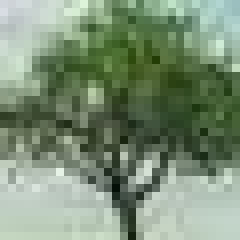
#> input picture image/tree_part1.jpg, 30 x 30 px (shown 8 times larger)
$ jupyter execute --allow-errors TestFile.ipynb
#> lines starting #> are read from the running program, lines starting #| are printed output that depends on the picture
### src/structured_random_features/src/models/weights.py
import numpy as np
import numpy.linalg as la
from scipy.spatial.distance import pdist, squareform


# [360 lines left out: functions sensilla_covariance_matrix, sensilla_weights, V1_covariance_matrix, classical_covariance_matrix, shift_pad, V1_weights and 2 more, not called in this run]

### src/V1_reconst.py
import numpy as np
import sys
sys.path.append("../")
from structured_random_features.src.models.weights import V1_weights

# Packages for fft and fitting data
from scipy import fftpack as fft
from sklearn.linear_model import Lasso

def generate_Y(W, img):
    ''' Generate sample y vector variable for data reconstruction using constant matrix W (containing open indices). Function does inner product W matrix with image array to find sample y vector,

    Parameters
    ----------
    W : array_like
        (num_V1_weights/sample_size, n*m) shape array. Lists of weighted data

    img : array_like
          (n, m) shape image containing array of pixels

    Returns
    ----------
    y : vector
        (num_V1_weights/sample_size, 1) shape. Dot product of W and image

    '''


    num_cell = W.shape[0]
    n, m = img.shape
    W = W.reshape(num_cell, n*m)
    y = W @ img.reshape(n * m, 1)
    return y

# [155 lines left out: functions generate_V1_variables, reconstruct, color_reconstruct, not called in this run]


### TestFile.ipynb
[cell 1]
import matplotlib.pyplot as plt
import numpy as np
import numpy.linalg as la

from src.structured_random_features.src.models.weights import V1_weights

# Packages for fft and fitting data
from scipy import fftpack as fft
from sklearn.linear_model import Lasso

# Package for importing image representation
from PIL import Image, ImageOps

from src.V1_reconst import generate_Y, reconstruct
import pandas as pd
import itertools
import dask
from dask.distributed import Client, progress
import seaborn as sns
import time
import os.path

[cell 2]
def opt_hyperparams(data):
    # Try to use pd group_by to group repetition and get avg

    # Among those average, get the lowest error hyperparam
    ordered_data = pd.DataFrame(data).sort_values(by = 'error', ascending = True)
    print(ordered_data.head(5))

    return ordered_data.head(1)

[cell 3]
def run_sim(rep, alp, num, sz, freq, img_arr):
    num = int(num)
    img_arr = np.array([img_arr]).squeeze()
    dim = img_arr.shape
    n, m = dim

    # Generate V1 weight with y
    W = V1_weights(num, dim, sz, freq)
    y = generate_Y(W, img_arr)
    W_model = W.reshape(num, n, m)

    # Call function and calculate error
    theta, reform, s = compress(W_model, y, alp)
    error = np.linalg.norm(img - reform, 'fro') / np.sqrt(m*n)

    return error, theta, reform, s

[cell 4]
#DF version after looking at Desk method

# Set up hyperparameters that would affect results
param = []
params = []
# result = []
alpha = np.logspace(-3, 3, 7)
rep = np.arange(10)
num_cell = [100, 200, 500]
cell_sz = [2, 5, 7]
sparse_freq = [1, 2, 5]

# Load Image
image_nm = 'image/tree_part1.jpg'
img = Image.open(image_nm)
#> img is the input picture: PIL image 30x30 RGB; mean R, G, B 124, 143.5, 118.7
img = ImageOps.grayscale(img)
#> img: PIL image 30x30 L
img_arr = np.asarray(img)


search_list = [rep, alpha, num_cell, cell_sz, sparse_freq]
search = list(itertools.product(*search_list))
search_df = pd.DataFrame(search, columns= [ 'rep', 'alp', 'num_cell', 'cell_sz', 'sparse_freq'])
print(search_df.head())

# Call dask
#> (the rest of this cell did not finish here and is left out)

#> (a cell that did not finish here is left out)

[cell 6]
# This works but other ways does not work at all for no reason

params = []
reformed = []
alpha = np.logspace(-3, 3, 7)
rep = np.arange(10)
results = []

# Load Image
image_nm = 'image/tree_part1.jpg'
img = Image.open(image_nm)
img = ImageOps.grayscale(img)
img_arr = np.asarray(img)


# Load V1 weight
search_list = {'repetition': rep,
               'alpha': alpha,
               'num_cell': [100, 200, 500],
               'cell_sz': [2, 5, 7],
               'sparse_freq': [1, 2, 5]
              }

dim = img_arr.shape
#> dim = (30, 30)
n, m = dim
#> n = 30; m = 30

# use itertool to reduce amount of for loops
#> (the rest of this cell did not finish here and is left out)

[cell 7]
#Saving
save_path = os.path.join('./result/')
params_df = pd.DataFrame(params)
results_df = pd.DataFrame(results)

total_df = params_df.join(results_df)

params_df.to_csv(os.path.join(save_path, "param_" + "_".join(str.split(time.ctime().replace(":", "_"))) + ".csv"))
results_df.to_csv(os.path.join(save_path, "results_" + "_".join(str.split(time.ctime().replace(":", "_"))) + ".csv"))
total_df.to_csv(os.path.join(save_path, "total_" + "_".join(str.split(time.ctime().replace(":", "_"))) + ".csv"))

[cell 8]
# Work on previously saved data
params_df = pd.read_csv('result//param_Mon_May_23_21_46_49_2022.csv')
#> (reads result/param_Mon_May_23_21_46_49_2022.csv from the repository)
#> (the rest of this cell did not finish here and is left out)

[cell 9]
params_df

[cell 10]
W

[cell 11]
fig = sns.relplot(data = params_df, x = 'alpha', y = 'error', kind='line', palette='Accent', hue = 'cell_size')
fig.set(yscale='log')
fig.set(xscale='log')
fig.set(title='error for each cell_size')

[cell 12]
fig = sns.relplot(data = params_df, x = 'alpha', y = 'error', kind='line', palette='Accent', hue = 'sparse_freq')
fig.set(yscale='log')
fig.set(xscale='log')
fig.set(title='error for each cell_size')

[cell 13]
fig = sns.relplot(data = params_df, x = 'alpha', y = 'error', kind='line')
fig.set(yscale='log')
fig.set(xscale='log')
fig.set(title='Error for each penalty')
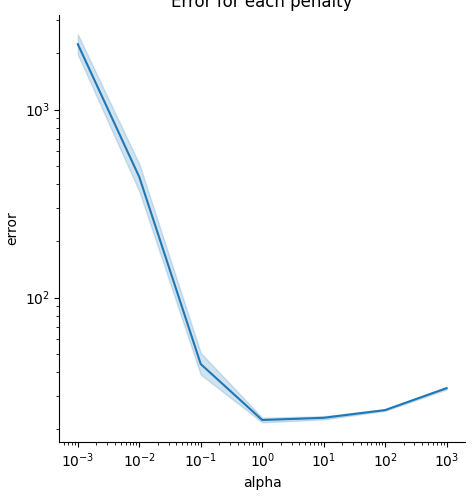
#> figure drawn by matplotlib, 1 panel

[cell 14]
# To show how consistent randomly generated V1 weight would be for each rep. it should be about same for each repetition


fig = sns.relplot(data = params_df, x = 'repetition', y = 'error', kind='line', palette='Accent', hue = 'alpha')
fig.set(title='error consistency')
fig.set(yscale='log')
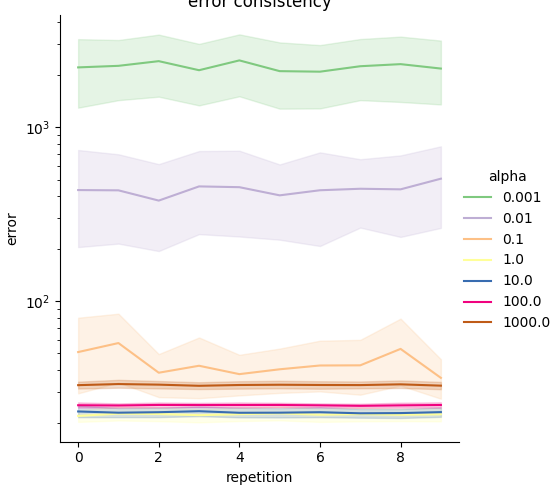
#> figure drawn by matplotlib, 1 panel; curve peaks at x = 4, y = 2420; curve peaks at x = 9, y = 505.6; curve peaks at x = 1, y = 57.41

[cell 15]
sns.relplot(data = params_df, x = 'repetition', y = 'error', kind='line', palette='Accent', hue = 'alpha')
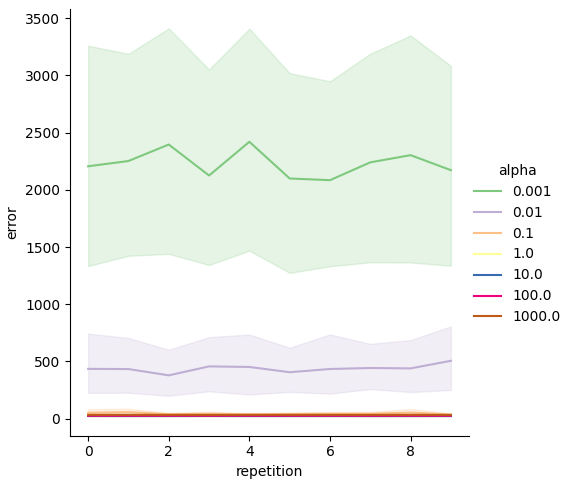
#> figure drawn by matplotlib, 1 panel; curve peaks at x = 4, y = 2420; curve peaks at x = 9, y = 505.6; curve peaks at x = 1, y = 57.41

[cell 16]
plt.figure(figsize=(3, 3))
fig = sns.relplot()

[cell 17]
alpha = np.logspace(-3, 3, 7)
rep = np.arange(10)
num_cell = [100, 200, 500]
cell_sz = [2, 5, 7]
sparse_freq = [1, 2, 5]

# Load Image
image_nm = 'city_part3.png'
img = Image.open('image/' + image_nm)
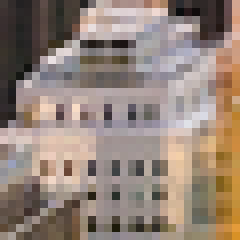
#> input picture image/city_part3.png, 30 x 30 px (shown 8 times larger)
#> img is the input picture: PIL image 30x30 RGB; mean R, G, B 148, 131.6, 121
img = ImageOps.grayscale(img)
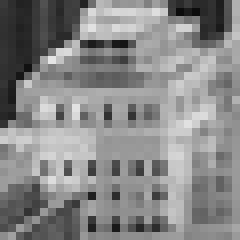
#> img: PIL image 30x30 L (shown 8 times larger); min 12, max 228, mean 135.3
img_arr = np.asarray(img)

dim = img_arr.shape
n, m = dim

# Load V1 weight
# search_list = {'repetition': rep,
#                'alpha': alpha,
#                'num_cell': ,
#                'cell_sz': [2, 5, 7],
#                'sparse_freq': [1, 2, 5]
#               }

temp_alp = 3
temp_num = 200
temp_sz = 5
temp_freq = 5

temp_dim = img_arr.shape
#> temp_dim = (30, 30)

temp_W = V1_weights(temp_num, dim, temp_sz, temp_freq)


search_list = [rep, alpha, num_cell, cell_sz, sparse_freq]
search = list(itertools.product(*search_list))
search_df = pd.DataFrame(search, columns= [ 'rep', 'alp', 'num_cell', 'cell_sz', 'sparse_freq'])


result = pd.DataFrame(columns=['s', 'theta', 'reform', 'error'])
# use itertool to reduce amount of for loops
# for row in itertools.product(*search_list.values()):

search_result = []
print("start for loop")
#> (the rest of this cell did not finish here and is left out)

## Optimal hyperparam
### tree_part1.jpg
####  num_cell: 500,  cell_size: 5,   sparse_freq: 2,   alpha: 0.01,      error: 12.434444

### city_part2.png
#### num_cell: 500,  cell_size: 7,  sparse_freq: 2,  alpha: 0.01     error: 8.087927

### city_part3.png
#### num_cell: 500,  cell_size: 2,  sparse_freq: 1,  alpha: 0.10     error: 14.200209

[cell 18]
#Saving
save_path = os.path.join('./result/')

results_df = pd.DataFrame(search_result)

results_df.to_csv(os.path.join(save_path, "city_part3_results_" + "_".join(str.split(time.ctime().replace(":", "_"))) + ".csv"))

#> (a cell that did not finish here is left out)

[cell 20]
#Compress Sensing on function

[cell 21]
## Check if this function is applicable to regular compress sensing
classical_img = Image.open("image/tree_part1.jpg")
classical_img = ImageOps.grayscale(classical_img)
classical_arr = np.asarray(classical_img)
cn, cm = classical_arr.shape
#> cn = 30; cm = 30
print(cn, cm)
#| 30 30
classical_samp_list = [100, 200, 500] #np.floor (cn * cm * 0.20).astype(int)
classical_samp = 500

[cell 22]
alpha_list = np.logspace(-3, 3, 7)


#> (the rest of this cell did not finish here and is left out)

#> (a cell that did not finish here is left out)

[cell 24]
opt_hyperparams(params_df)

[cell 25]
img_list1 = ["image/tree_part1.jpg", "image/city_part2.png"]


#> (the rest of this cell did not finish here and is left out)

    y = generate_Y(W, img_arr)
#> in generate_Y (call 3), `W = W.reshape(num_cell, n*m)`:
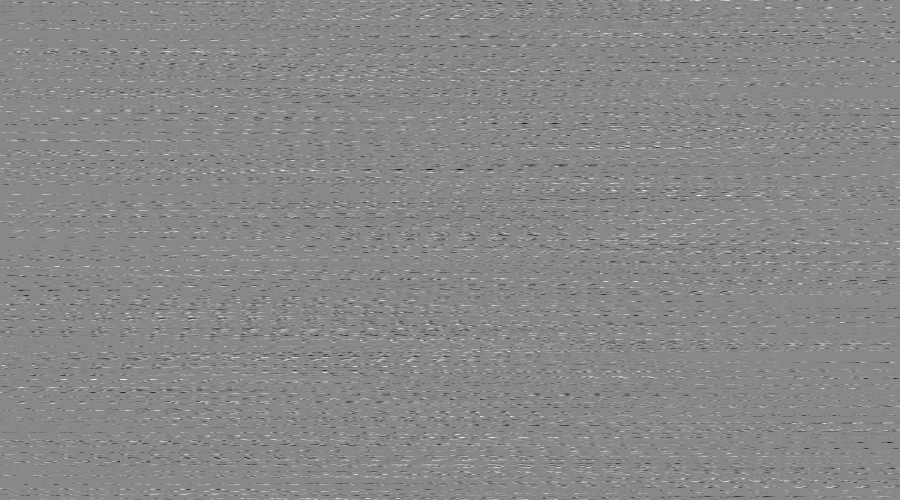
#> W: shape (500, 900) float64; min -9.8, max 8.49, mean 0.00202; drawn with min black and max white
#> in generate_Y (call 3), `y = W @ img.reshape(n * m, 1)`: y = 500 values, max 49118.2 at index 379, min -39091.3 at index 37, mean 425.9
    W_rev = W.reshape(num_cell, n, m)
    theta, reform, s = compress(W_rev, y, 0.01)
    plt.imshow(reform)
    plt.show()

[cell 26]
# Classical Method
tree_img = Image.open("image/tree_part1.jpg")
tree_img = ImageOps.grayscale(tree_img)
tree_img_arr = np.asarray(tree_img)

city_img = Image.open("image/city_part2.png")
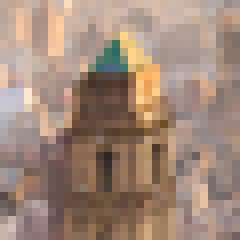
#> input picture image/city_part2.png, 30 x 30 px (shown 8 times larger)
#> city_img is the input picture: PIL image 30x30 RGB; mean R, G, B 160.7, 136.2, 121.4
city_img = ImageOps.grayscale(city_img)
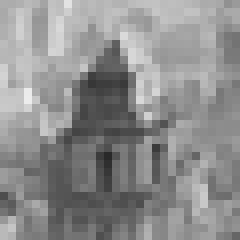
#> city_img: PIL image 30x30 L (shown 8 times larger); min 41, max 236, mean 141.8
city_img_arr = np.asarray(city_img)

# V1 Optimized Variables
classical_samp = 100
dim = tree_img_arr.shape
n, m = dim
alp = 0.003

rand_index_tree = np.random.permutation(n * m)[:classical_samp]
classical_Y_tree = tree_img_arr.flatten()[rand_index_tree]
#> classical_Y_tree = 100 values, max 233 at index 39, min 26 at index 2, mean 140.4
classical_Y_tree = classical_Y_tree.reshape(classical_samp, 1)

rand_index_city = np.random.permutation(n * m)[:classical_samp]
classical_Y_city = city_img_arr.flatten()[rand_index_city]
#> classical_Y_city = 100 values, max 210 at index 54, min 59 at index 76, mean 135.5
classical_Y_city = classical_Y_city.reshape(classical_samp, 1)

# Generate C matrix for tree
C_tree = np.eye(n * m)[rand_index_tree, :] #* np.sqrt(n * m)
C3D_tree = C_tree.reshape(classical_samp, n, m)

# Generate C matrix for city
C_city = np.eye(n * m)[rand_index_city, :] #* np.sqrt(n * m)
C3D_city = C_city.reshape(classical_samp, n, m)


# Fetch into function
#> (the rest of this cell did not finish here and is left out)

[cell 27]
# Show Original/Reconstructed image
fig = plt.figure(figsize = (10, 10))

ax = fig.add_subplot(3, 2, 1)
plt.imshow(tree_img)
axes = plt.gca()
axes.get_xaxis().set_visible(False)
axes.get_yaxis().set_visible(False)

ax = fig.add_subplot(3, 2, 2)
plt.imshow(city_img)
axes = plt.gca()
axes.get_xaxis().set_visible(False)
axes.get_yaxis().set_visible(False)

ax = fig.add_subplot(3, 2, 3)
#> (the rest of this cell did not finish here and is left out)

[cell 28]
# V1 Methods
tree_img = Image.open("image/tree_part1.jpg")
tree_img = ImageOps.grayscale(tree_img)
tree_img_arr = np.asarray(tree_img)

city_img = Image.open("image/city_part2.png")
city_img = ImageOps.grayscale(city_img)
city_img_arr = np.asarray(city_img)

# V1 Optimized Variables
num_cell = 100
cell_size = 7
sparse_freq = 2
dim = img_arr.shape
n,m = dim
alp = 1

W = V1_weights(num_cell, dim, cell_size, sparse_freq)
y_tree = generate_Y(W, tree_img_arr)
#> in generate_Y (call 4), `W = W.reshape(num_cell, n*m)`:
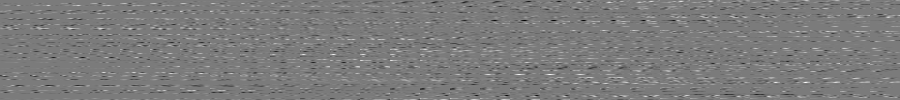
#> W: shape (100, 900) float64; min -7.93, max 8.4, mean 0.016; drawn with min black and max white
#> in generate_Y (call 4), `y = W @ img.reshape(n * m, 1)`: y = 100 values, max 48773.5 at index 28, min -52098.3 at index 94, mean 2384.2
#> y_tree has the same summary as y in generate_Y
y_city = generate_Y(W, city_img_arr)
#> y_city = 100 values, max 61432.1 at index 28, min -50787.2 at index 92, mean 2547
W_rev = W.reshape(num_cell, n, m)
#> (the rest of this cell did not finish here and is left out)
